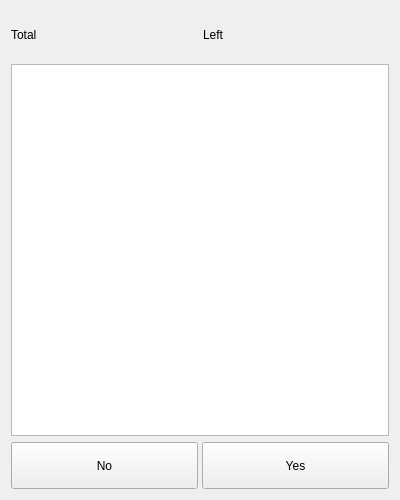
<?xml version="1.0" encoding="UTF-8"?>
<ui version="4.0">
 <class>RevisionWindow</class>
 <widget class="QWidget" name="RevisionWindow">
  <property name="geometry">
   <rect>
    <x>0</x>
    <y>0</y>
    <width>400</width>
    <height>500</height>
   </rect>
  </property>
  <property name="windowTitle">
   <string>Revise</string>
  </property>
  <layout class="QVBoxLayout" name="verticalLayout" stretch="1,8,1">
   <item>
    <layout class="QHBoxLayout" name="horizontalLayout_2">
     <item>
      <widget class="QLabel" name="label_TotalWords">
       <property name="styleSheet">
        <string notr="true">font: 12pt &quot;Microsoft YaHei UI&quot;;</string>
       </property>
       <property name="text">
        <string>Total</string>
       </property>
      </widget>
     </item>
     <item>
      <widget class="QLabel" name="label_LeftWords">
       <property name="sizePolicy">
        <sizepolicy hsizetype="Preferred" vsizetype="Preferred">
         <horstretch>0</horstretch>
         <verstretch>1</verstretch>
        </sizepolicy>
       </property>
       <property name="styleSheet">
        <string notr="true">font: 12pt &quot;Microsoft YaHei UI&quot;;</string>
       </property>
       <property name="text">
        <string>Left</string>
       </property>
      </widget>
     </item>
    </layout>
   </item>
   <item>
    <widget class="QTextBrowser" name="textBrowser_Text">
     <property name="sizePolicy">
      <sizepolicy hsizetype="Expanding" vsizetype="Preferred">
       <horstretch>0</horstretch>
       <verstretch>5</verstretch>
      </sizepolicy>
     </property>
     <property name="minimumSize">
      <size>
       <width>0</width>
       <height>0</height>
      </size>
     </property>
     <property name="styleSheet">
      <string notr="true">font: 16pt &quot;Microsoft YaHei UI&quot;;</string>
     </property>
    </widget>
   </item>
   <item>
    <layout class="QHBoxLayout" name="horizontalLayout" stretch="0,0">
     <property name="spacing">
      <number>4</number>
     </property>
     <property name="sizeConstraint">
      <enum>QLayout::SetNoConstraint</enum>
     </property>
     <property name="leftMargin">
      <number>0</number>
     </property>
     <item>
      <widget class="QPushButton" name="pushButton_No">
       <property name="sizePolicy">
        <sizepolicy hsizetype="Minimum" vsizetype="Preferred">
         <horstretch>0</horstretch>
         <verstretch>2</verstretch>
        </sizepolicy>
       </property>
       <property name="styleSheet">
        <string notr="true">font: 700 16pt &quot;Microsoft YaHei UI&quot;;</string>
       </property>
       <property name="text">
        <string>No</string>
       </property>
      </widget>
     </item>
     <item>
      <widget class="QPushButton" name="pushButton_Yes">
       <property name="sizePolicy">
        <sizepolicy hsizetype="Minimum" vsizetype="Preferred">
         <horstretch>0</horstretch>
         <verstretch>2</verstretch>
        </sizepolicy>
       </property>
       <property name="styleSheet">
        <string notr="true">font: 700 16pt &quot;Microsoft YaHei UI&quot;;</string>
       </property>
       <property name="text">
        <string>Yes</string>
       </property>
      </widget>
     </item>
    </layout>
   </item>
  </layout>
 </widget>
 <resources>
  <include location="../asset/picture.qrc"/>
 </resources>
 <connections/>
</ui>
